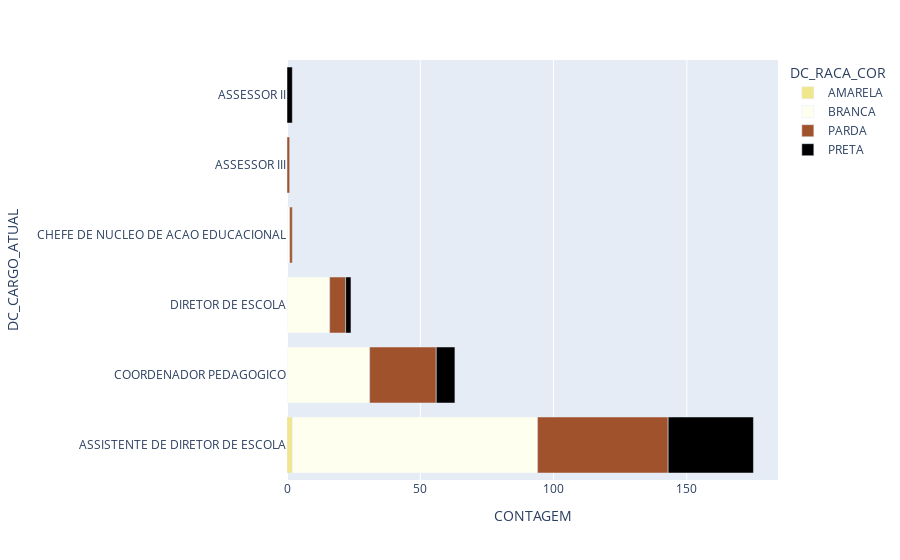

Source (notebook cell):
### Code cell
fig = px.bar(df_cor_filtrada_agrupada, y='DC_CARGO_ATUAL', x='CONTAGEM', color='DC_RACA_COR', orientation='h',
             color_discrete_map={'PRETA': '#000000', 'PARDA': '#A0522D', 'AMARELA': '#F0E68C', 'BRANCA': '#FFFFF0'})

fig.show()

### Figure 1 — Plotly figure (JSON) as saved in the notebook; plotly's stock layout.template omitted (floating-point values rounded to 4 significant figures)
{"data": [{"hovertemplate": "DC_RACA_COR=AMARELA<br>CONTAGEM=%{x}<br>DC_CARGO_ATUAL=%{y}<extra></extra>", "legendgroup": "AMARELA", "marker": {"color": "#F0E68C", "pattern": {"shape": ""}}, "name": "AMARELA", "orientation": "h", "showlegend": true, "textposition": "auto", "type": "bar", "x": [2], "xaxis": "x", "y": ["ASSISTENTE DE DIRETOR DE ESCOLA"], "yaxis": "y"}, {"hovertemplate": "DC_RACA_COR=BRANCA<br>CONTAGEM=%{x}<br>DC_CARGO_ATUAL=%{y}<extra></extra>", "legendgroup": "BRANCA", "marker": {"color": "#FFFFF0", "pattern": {"shape": ""}}, "name": "BRANCA", "orientation": "h", "showlegend": true, "textposition": "auto", "type": "bar", "x": [92, 31, 16, 1], "xaxis": "x", "y": ["ASSISTENTE DE DIRETOR DE ESCOLA", "COORDENADOR PEDAGOGICO", "DIRETOR DE ESCOLA", "CHEFE DE NUCLEO DE ACAO EDUCACIONAL"], "yaxis": "y"}, {"hovertemplate": "DC_RACA_COR=PARDA<br>CONTAGEM=%{x}<br>DC_CARGO_ATUAL=%{y}<extra></extra>", "legendgroup": "PARDA", "marker": {"color": "#A0522D", "pattern": {"shape": ""}}, "name": "PARDA", "orientation": "h", "showlegend": true, "textposition": "auto", "type": "bar", "x": [49, 25, 6, 1, 1], "xaxis": "x", "y": ["ASSISTENTE DE DIRETOR DE ESCOLA", "COORDENADOR PEDAGOGICO", "DIRETOR DE ESCOLA", "ASSESSOR III", "CHEFE DE NUCLEO DE ACAO EDUCACIONAL"], "yaxis": "y"}, {"hovertemplate": "DC_RACA_COR=PRETA<br>CONTAGEM=%{x}<br>DC_CARGO_ATUAL=%{y}<extra></extra>", "legendgroup": "PRETA", "marker": {"color": "#000000", "pattern": {"shape": ""}}, "name": "PRETA", "orientation": "h", "showlegend": true, "textposition": "auto", "type": "bar", "x": [32, 7, 2, 2], "xaxis": "x", "y": ["ASSISTENTE DE DIRETOR DE ESCOLA", "COORDENADOR PEDAGOGICO", "ASSESSOR II", "DIRETOR DE ESCOLA"], "yaxis": "y"}], "layout": {"barmode": "relative", "legend": {"title": {"text": "DC_RACA_COR"}, "tracegroupgap": 0}, "margin": {"t": 60}, "xaxis": {"anchor": "y", "domain": [0, 1], "title": {"text": "CONTAGEM"}}, "yaxis": {"anchor": "x", "domain": [0, 1], "title": {"text": "DC_CARGO_ATUAL"}}}}
